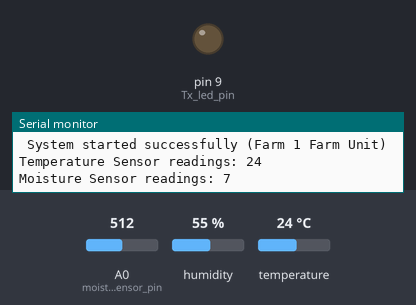
The sketch below on a simulated Arduino Uno, built with avr-gcc and run on an emulated ATmega328P. Parts: output pins drawn as LEDs (lit = HIGH), the last lines printed to the serial monitor. The test bench sets the inputs (shaded band); at power-on: A0 (moisture_sensor_pin) = 512, humidity 55 %, temperature 24 °C. No radio packets arrive unless stated.

Above: at 1.6 s.
At 6.24 s:
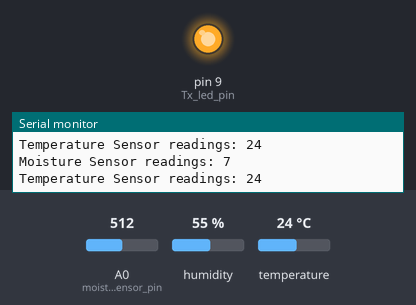
Timing chart, 0 to 7.1 s (numbered marks = the images above):
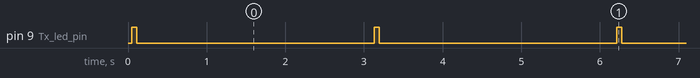

Measured:
- by itself, pin 9 (Tx_led_pin): alternates HIGH for 0.06 s and LOW for 3.0 s

The sketch:

mCI.ino
```cpp
#include <VirtualWire.h>    //Including virtualWire library , used for transmission
#include<dht.h>
#define dht_apin A1 // Analog Pin sensor is connected to
dht DHT;

int farm_unit_id = 32760;
int farm_id = 1;
const byte moisture_sensor_pin = A0; //Analog pin o
const byte Tx_pin = 12; //Transmitter Pin
const byte Tx_led_pin = 9; //LED for transmitter
int moisture_sensor_value = 0; //variable to store the value coming from the sensor
int moisture_readings_percentage = 0;
int temperature_readings = 0;

void setup(){
    //Pin configuarions
    pinMode(Tx_led_pin,OUTPUT);

    Serial.begin(9600); // Starting serial communication
    //transmitter configurations
    vw_set_ptt_inverted(true); // Required for RF Link module
    vw_set_tx_pin(Tx_pin); // setting transmitter pin
    vw_setup(2000);// speed of data transfer Kbps
    Serial.println(" System started successfully (Farm 1 Farm Unit)"); // Printing message to serial monitor
}

void loop(){
    moisture_sensor_value = analogRead(moisture_sensor_pin); // Reading values from sensor
    /*
        Maping sensor readings to 0-100
        In a drys soil readings = 550 while wet soil readings = 10
    */
    moisture_readings_percentage = map(moisture_sensor_value,550,10,0,100);
    //Reading temperature readings
    DHT.read11(dht_apin);
    temperature_readings = DHT.temperature;
    Serial.print("Temperature Sensor readings: ");
    Serial.println(temperature_readings);
    Serial.print("Moisture Sensor readings: ");
    Serial.println(moisture_readings_percentage);
    transmitMoistureReadings(moisture_readings_percentage,temperature_readings,farm_unit_id,farm_id); //calling sendMoistureReadings to send moisture via a transmitter
    delay(3000);

}


/*
    Function for sending moisture readings to Pumping Unit Controller(mCII) using a transmitter
    argument: sensor_readings(int),farm_unit_id(int)
*/
void transmitMoistureReadings(int moisture_sensor_readings,int temperature_sensor_readings,int farm_unit_id, int farm_id){
    digitalWrite(Tx_led_pin,1);
    char output[8]; // buffer to send
    sprintf(output,"%d,%d,%d,%d,",moisture_sensor_readings,temperature_sensor_readings,farm_unit_id,farm_id);
    vw_send((uint8_t *)output, strlen(output));
    vw_wait_tx(); // Wait until the whole message is gone
    digitalWrite(Tx_led_pin,0);
}
```
